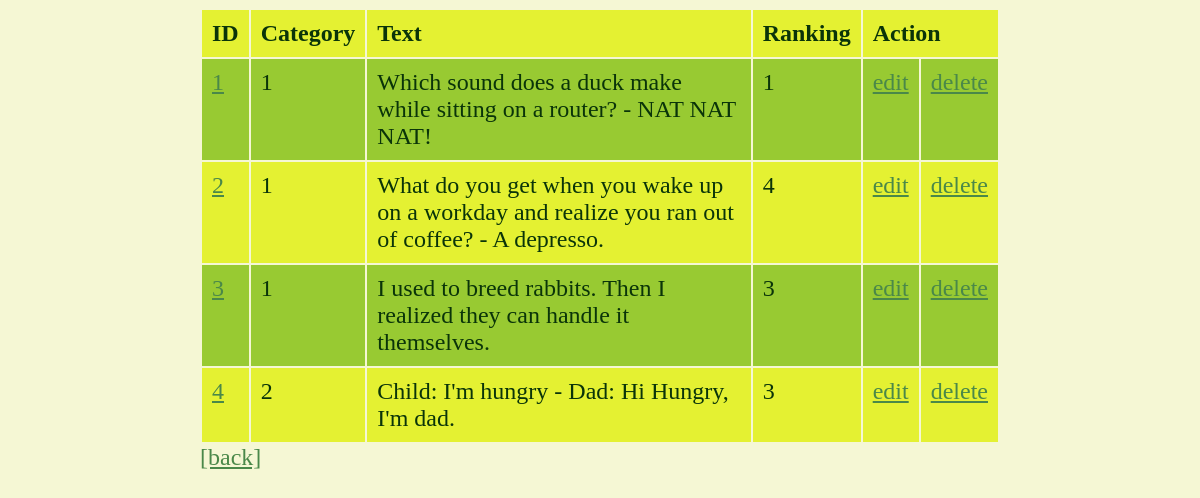
The app's page /jokes/ with its own data.
### tables this page shows
CREATE TABLE jokes(
    joke_id INTEGER PRIMARY KEY AUTOINCREMENT,
    category_id INTEGER NOT NULL,
    joke_text TEXT NOT NULL,
    joke_rank INTEGER NULL,
    FOREIGN KEY (category_id) REFERENCES categories (category_id)
);

### joke_api/ui_jokes.py (the view)
@BP.route("/", methods=["GET"])
def ui_form_jokes():
    jokes = joke_get(0)
    return render_template("jokes.html", result=jokes)

### joke_api/api_jokes.py (called while the page is built)
def joke_get(joke_id):
    database = get_db()
    try:
        if joke_id > 0:
            jokes = database.execute(
                "SELECT * FROM jokes WHERE joke_id=?;",
                (joke_id,)
            )
        else:
            jokes = database.execute("SELECT * FROM jokes;")
        result = {}
        result["results"] = [dict(row) for row in jokes.fetchall()]
        return result
    except sqlite3.Error as err:
        logging.error('Unable to get joke: %s', err)
        return False

### joke_api/db.py (called while the page is built)
def get_db():
    if 'db' not in g:
        g.db = sqlite3.connect(
            current_app.config['DATABASE'],
            detect_types=sqlite3.PARSE_DECLTYPES
        )
        g.db.row_factory = sqlite3.Row
    return g.db

### joke_api/templates/jokes.html (shortened to what this page needs)
<!doctype html>
<html>
  <head>
    <link rel="stylesheet" href="/css/joke.css" type="text/css" media="screen">
  </head>
  <body>
    <div class="wrapper">
      <table>
        <tr>
          <td><b>ID</b></td>
          <td><b>Category</b></td>
          <td><b>Text</b></td>
          <td><b>Ranking</b></td>
          <td colspan="2"><b>Action</b></td>
        </tr>
        {% for item in result.results %}
        <tr>
          <td><a href="/jokes/{{ item["joke_id"] }}">{{ item["joke_id"] }}</a></td>
          <td>{{ item["category_id"] }}</td>
          <td>{{ item["joke_text"] }}</td>
          <td>{{ item["joke_rank"] }}</td>
          <td><a href="/jokes/edit/{{ item["joke_id"] }}">edit</a></td>
          <td><a href="/jokes/delete/{{ item["joke_id"] }}">delete</a></td>
        </tr>
        {% endfor %}
      </table>
      <a href="/">[back]</a>
    </div>
  </body>
</html>

### records on screen
jokes: joke_id "1", category_id "1", joke_text "Which sound does a duck make while sitting on a router? - NAT NAT NAT!", joke_rank "1"
jokes: joke_id "2", category_id "1", joke_text "What do you get when you wake up on a workday and realize you ran out of coffee? - A depresso.", joke_rank "4"
jokes: joke_id "3", category_id "1", joke_text "I used to breed rabbits. Then I realized they can handle it themselves.", joke_rank "3"
jokes: joke_id "4", category_id "2", joke_text "Child: I'm hungry - Dad: Hi Hungry, I'm dad.", joke_rank "3"
